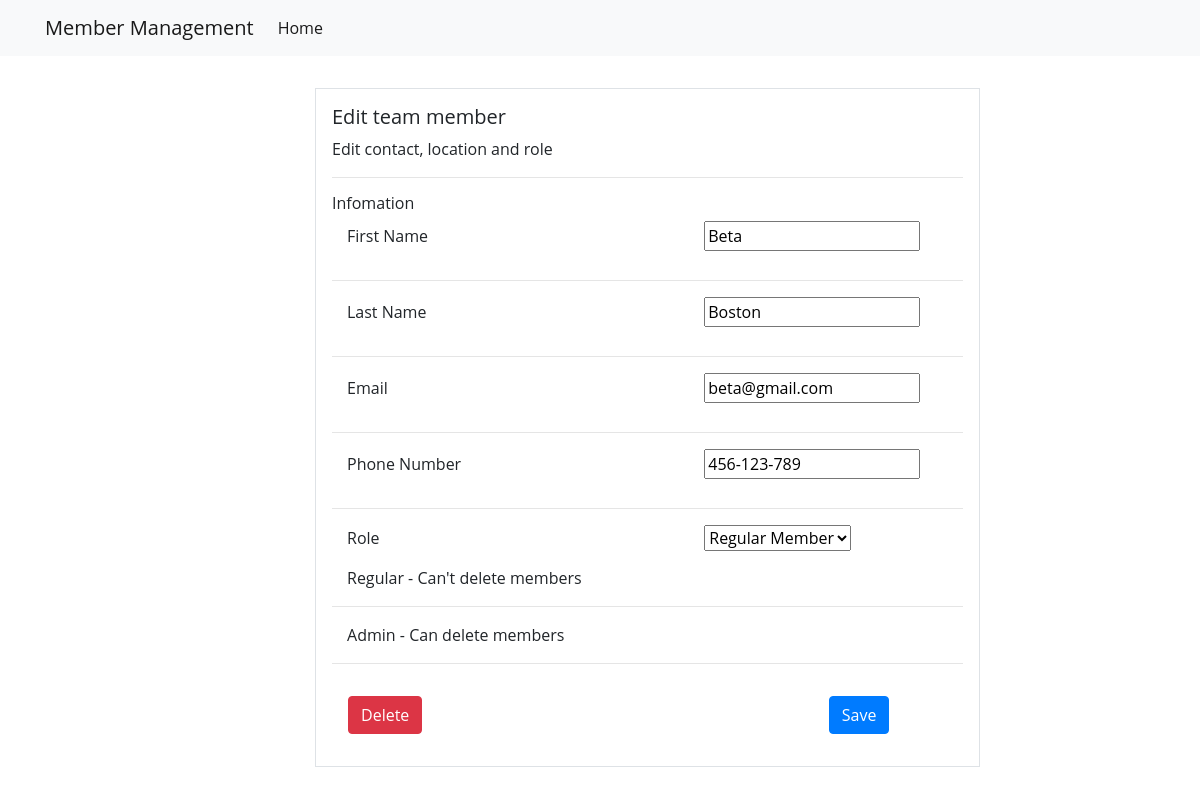
/edit/2/, run on an earlier commit of the app's database.
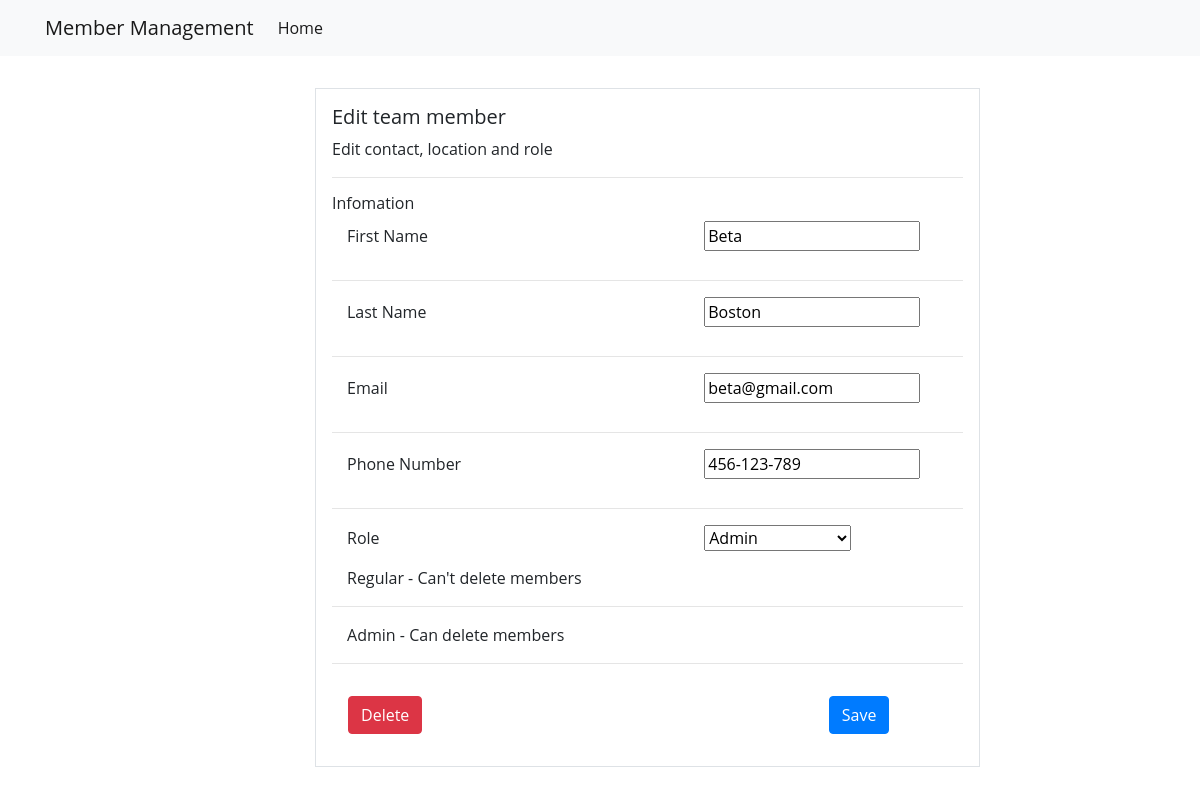
And on a later commit of the database.
### membermanagementapp/models.py (models this page shows, shortened)
class Member(models.Model):
    first_name  = models.CharField(max_length=50)
    last_name   = models.CharField(max_length=50)
    email  = models.EmailField(max_length=70,blank=True)
    phone_number  = models.CharField(max_length=50,blank=True,null=True)
    role = models.CharField(max_length=50, blank=True, null=True, choices=role_choice, default='Regular Member')

### membermanagementapp/views.py (the view)
# urls.py: path('edit/<int:pk>/', MemberUpdate.as_view(), name='membermangement-edit-item'),
class MemberUpdate(UpdateView):
    model = Member
    context_object_name = 'form'
    fields = '__all__'
    success_url = reverse_lazy('membermangement-index')
    template_name = 'membermanagementapp/editMember.html'
    def get_context_data(self, **kwargs):
        context = super().get_context_data(**kwargs)
        context['member_by_id'] =  Member.objects.get(id=self.kwargs['pk'])
        return context

### membermanagementapp/templates/membermanagementapp/editMember.html (shortened to what this page needs)
{% extends 'partials/base.html' %} {% block content %}
<h5>Edit team member</h5>
<p>Edit contact, location and role</p>
<form method="POST">
  <hr />
  <h6>Infomation</h6>
  <div>
    <label for="validationDefault01" class="col-md-7 mb-3">First Name</label>
    {{ form.first_name}}
  </div>
  <hr />
  <div>
    <label for="validationDefault02" class="col-md-7 mb-3">Last Name</label>
    {{ form.last_name}}
  </div>
  <hr />
  <div>
    <label for="validationDefault02" class="col-md-7 mb-3">Email</label>
    {{ form.email}}
  </div>
  <hr />
  <div>
    <label for="validationDefault02" class="col-md-7 mb-3">Phone Number</label>
    {{ form.phone_number}}
  </div>
  <hr />
  <label class="col-md-7 mb-3">Role </label>
  {{ form.role}}
  <div>
    <div class="col-sm-10">
      <label class="form-check-label" for="gridRadios1">
        Regular - Can't delete members
      </label>
    </div>
    <hr />
    <div class="col-sm-10">
      <label class="form-check-label" for="gridRadios2">
        Admin - Can delete members
      </label>
    </div>
  </div>
  <hr />
  <div class="row p-3">
    <div class="col-md-9 mr-4">
      <a class="btn btn-danger " href="{% url 'membermangement-delete-item' member_by_id.id %}">Delete</a>
    </div>
      <button type="submit" class="btn btn-primary">Save</button>
  </div>
</form>
{% endblock %}

What changed in the data, as far as the page shows it:
changed Member "Beta": role "Regular Member" → "Admin"
